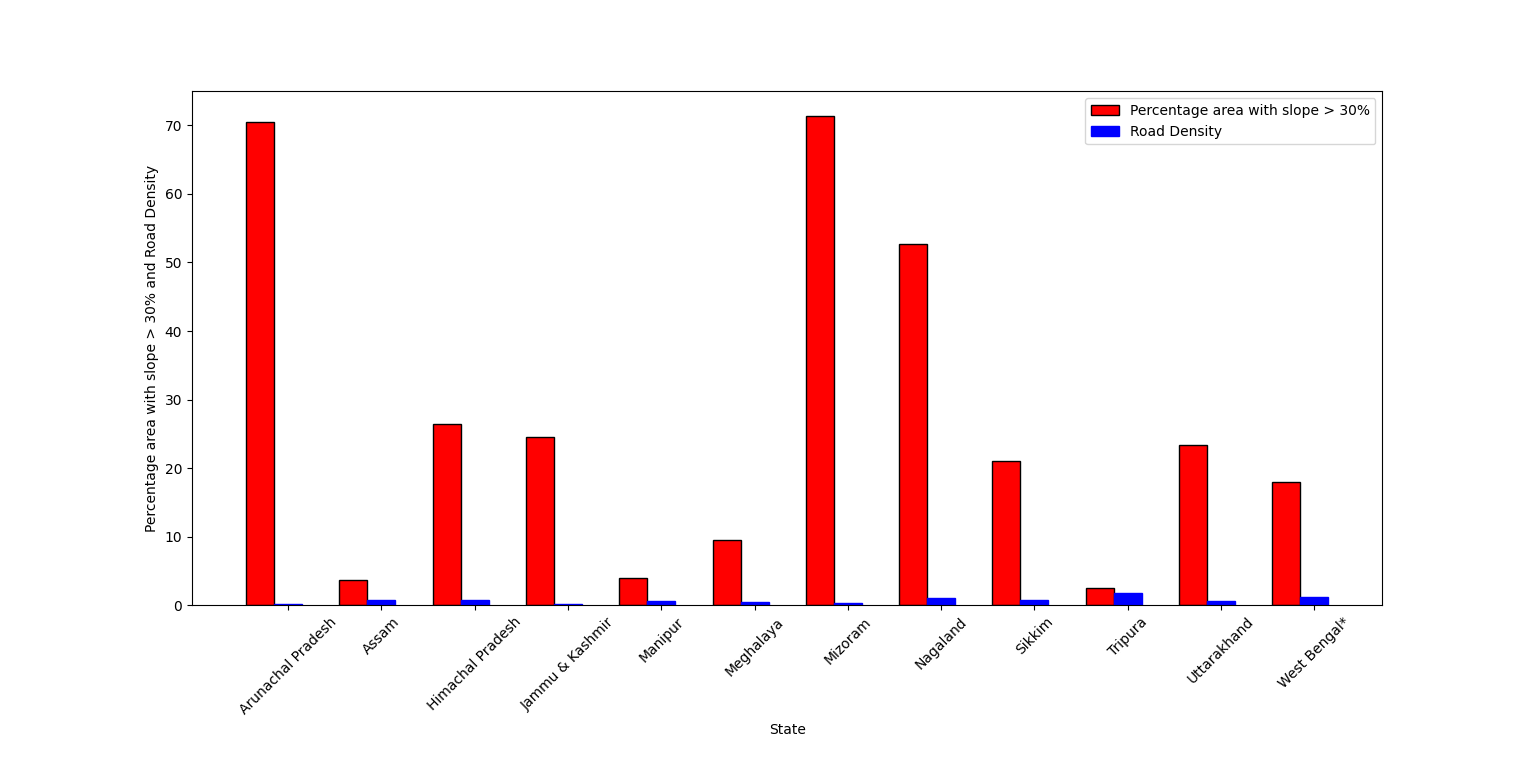

Generate this figure with Python:
import pandas as pd
import matplotlib.pyplot as plt
import numpy as np

data = pd.read_csv('data.csv')
state = np.array(data)
a = state.tolist()
dit = {"S": -1, "A": 0, "B": 1, "C": 2, "D": 3, "E": 4, "F": 5, "G": 6, "H": 7, "I": 8, "J": 9, "K": 10}


# PLotting
def p2_ans(c):
    m = dit[c]
    a2 = []
    for i in a:
        a2.append((i[m + 1]))
    return a2


p, d = p2_ans('D'), p2_ans('E')
S = p2_ans('S')
Width = 0.3
fig = plt.subplots(figsize=(20, 12))
g1 = np.arange(len(S))
g2 = [S + Width for S in g1]

plt.bar(g1, p, color='red', width=Width, edgecolor='black', label='Percentage area with slope > 30%')
plt.bar(g2, d, color='blue', width=Width, edgecolor='blue', label='Road Density')
plt.xlabel('State')
plt.ylabel('Percentage area with slope > 30% and Road Density')
plt.xticks([r + Width for r in range(len(S))], S, rotation=45)

plt.legend()
plt.show()
